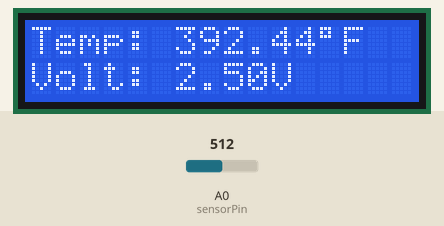
Recording of a sketch running on a simulated Arduino Uno, built with avr-gcc and run on an emulated ATmega328P. Shown: 16×2 character LCD. The inputs (shaded band) are chosen by the test bench; at power-on: A0 (sensorPin) = 512. What the sketch prints to the serial monitor is not drawn.

Above: at 1.2 s.
1.3 s: A0 (sensorPin) set to 716
At 2.3 s:
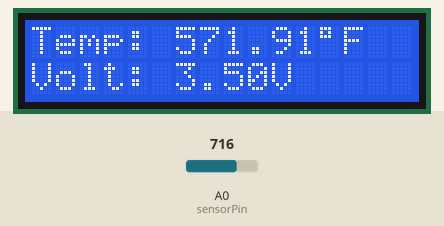
3.5 s: A0 (sensorPin) set to 900
At 5.2 s:
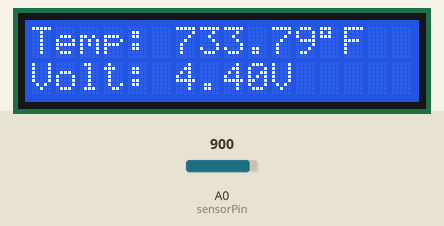
5.5 s: A0 (sensorPin) set to 1023
At 7.4 s:
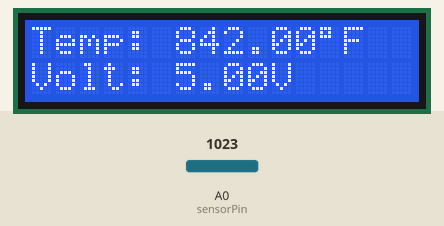
Timing chart, 0 to 8.9 s (numbered marks = the images above; inputs shaded):
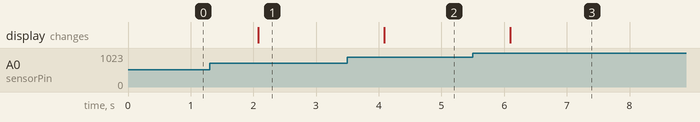

Measured:
- after the input at 1.3 s, the display: changes after 0.78 s (image 1)
- after the input at 3.5 s, the display: changes after 0.59 s (image 2)
- after the input at 5.5 s, the display: changes after 0.60 s (image 3)

The sketch:

arduino-temperature-lcd.ino
```cpp
#include <LiquidCrystal.h>

LiquidCrystal lcd(12, 11, 5, 4, 3, 2);

int sensorPin = A0;

void setup() {
  Serial.begin(9600);
  lcd.begin(16, 2);
}

void loop() {

  int sensorValue = analogRead(sensorPin);

  float voltage = sensorValue * (5.0 / 1023.0);

  float temperatureC = (voltage - 0.5) * 100.0;

  float temperatureF = (temperatureC * 9.0 / 5.0) + 32.0;

  // Serial Output
  Serial.print("Temperature: ");
  Serial.print(temperatureF);
  Serial.println(" F");

  // LCD Output
  lcd.setCursor(0, 0);
  lcd.print("Temp: ");
  lcd.print(temperatureF);
  lcd.print((char)223);
  lcd.print("F ");

  lcd.setCursor(0, 1);
  lcd.print("Volt: ");
  lcd.print(voltage);
  lcd.print("V ");

  delay(1000);
}
```
